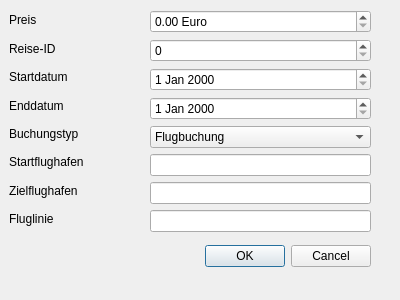
<?xml version="1.0" encoding="UTF-8"?>
<ui version="4.0">
 <class>NewBookingDialog</class>
 <widget class="QDialog" name="NewBookingDialog">
  <property name="geometry">
   <rect>
    <x>0</x>
    <y>0</y>
    <width>400</width>
    <height>300</height>
   </rect>
  </property>
  <property name="windowTitle">
   <string>Dialog</string>
  </property>
  <widget class="QDialogButtonBox" name="buttonBox">
   <property name="geometry">
    <rect>
     <x>30</x>
     <y>240</y>
     <width>341</width>
     <height>32</height>
    </rect>
   </property>
   <property name="orientation">
    <enum>Qt::Horizontal</enum>
   </property>
   <property name="standardButtons">
    <set>QDialogButtonBox::Cancel|QDialogButtonBox::Ok</set>
   </property>
  </widget>
  <widget class="QWidget" name="verticalLayoutWidget">
   <property name="geometry">
    <rect>
     <x>150</x>
     <y>10</y>
     <width>221</width>
     <height>230</height>
    </rect>
   </property>
   <layout class="QVBoxLayout" name="verticalLayout">
    <item>
     <widget class="QDoubleSpinBox" name="input_price">
      <property name="suffix">
       <string> Euro</string>
      </property>
     </widget>
    </item>
    <item>
     <widget class="QSpinBox" name="reise_id_input"/>
    </item>
    <item>
     <widget class="QDateEdit" name="fromDate_input"/>
    </item>
    <item>
     <widget class="QDateEdit" name="to_date_input"/>
    </item>
    <item>
     <widget class="QComboBox" name="comboBox">
      <item>
       <property name="text">
        <string>Flugbuchung</string>
       </property>
      </item>
      <item>
       <property name="text">
        <string>Hotelbuchung</string>
       </property>
      </item>
      <item>
       <property name="text">
        <string>Autoreservierung</string>
       </property>
      </item>
     </widget>
    </item>
    <item>
     <widget class="QLineEdit" name="change_box1"/>
    </item>
    <item>
     <widget class="QLineEdit" name="change_box2"/>
    </item>
    <item>
     <widget class="QLineEdit" name="change_box3"/>
    </item>
   </layout>
  </widget>
  <widget class="QWidget" name="verticalLayoutWidget_2">
   <property name="geometry">
    <rect>
     <x>9</x>
     <y>9</y>
     <width>141</width>
     <height>221</height>
    </rect>
   </property>
   <layout class="QVBoxLayout" name="verticalLayout_2">
    <item>
     <widget class="QLabel" name="label">
      <property name="text">
       <string>Preis</string>
      </property>
     </widget>
    </item>
    <item>
     <widget class="QLabel" name="label_2">
      <property name="text">
       <string>Reise-ID</string>
      </property>
     </widget>
    </item>
    <item>
     <widget class="QLabel" name="label_4">
      <property name="text">
       <string>Startdatum</string>
      </property>
     </widget>
    </item>
    <item>
     <widget class="QLabel" name="label_3">
      <property name="text">
       <string>Enddatum</string>
      </property>
     </widget>
    </item>
    <item>
     <widget class="QLabel" name="label_6">
      <property name="text">
       <string>Buchungstyp</string>
      </property>
     </widget>
    </item>
    <item>
     <widget class="QLabel" name="change_label1">
      <property name="text">
       <string>Startflughafen</string>
      </property>
     </widget>
    </item>
    <item>
     <widget class="QLabel" name="change_label2">
      <property name="text">
       <string>Zielflughafen</string>
      </property>
     </widget>
    </item>
    <item>
     <widget class="QLabel" name="change_label3">
      <property name="text">
       <string>Fluglinie</string>
      </property>
     </widget>
    </item>
   </layout>
  </widget>
 </widget>
 <resources/>
 <connections>
  <connection>
   <sender>buttonBox</sender>
   <signal>accepted()</signal>
   <receiver>NewBookingDialog</receiver>
   <slot>accept()</slot>
   <hints>
    <hint type="sourcelabel">
     <x>248</x>
     <y>254</y>
    </hint>
    <hint type="destinationlabel">
     <x>157</x>
     <y>274</y>
    </hint>
   </hints>
  </connection>
  <connection>
   <sender>buttonBox</sender>
   <signal>rejected()</signal>
   <receiver>NewBookingDialog</receiver>
   <slot>reject()</slot>
   <hints>
    <hint type="sourcelabel">
     <x>316</x>
     <y>260</y>
    </hint>
    <hint type="destinationlabel">
     <x>286</x>
     <y>274</y>
    </hint>
   </hints>
  </connection>
 </connections>
</ui>
